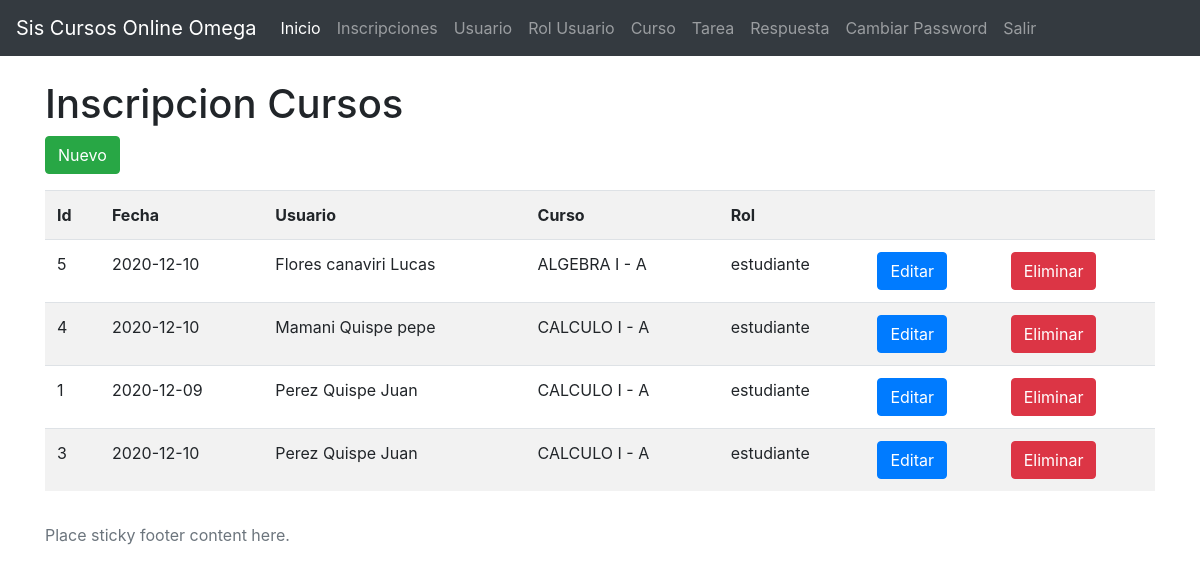
The app's page /inscripcion.php with its own data.
### tables this page shows
CREATE TABLE `insc_curso` (
  `id` int(11) NOT NULL,
  `fecha` date NOT NULL,
  `id_usuario` int(11) NOT NULL,
  `id_curso` int(11) NOT NULL,
  `id_rol_u` int(11) NOT NULL
);

CREATE TABLE `rol_usuario` (
  `id` int(11) NOT NULL,
  `descripcion` varchar(100) NOT NULL
);

### inscripcion.php (the view)
<?php
require_once('librerias/cabe.php');
require_once('librerias/conexionBD.php');
$sql = "SELECT i.id,i.fecha, concat(u.ap_paterno,' ',u.ap_materno,' ',u.nombre) as nom_usuario, concat(c.nombre,' - ',c.paralelo) as nom_curso, r.descripcion
from usuario u, rol_usuario r, insc_curso i, curso c
where i.id_usuario=u.id AND
      i.id_curso=c.id AND
      i.id_rol_u=r.id
Order By nom_curso, nom_usuario;";
$result =  $conn->query($sql);
$materia = array();
while ($fila =  $result->fetch_array()) {
    $materia[] = $fila;
}
?>
      <div class="container">
        <div class="row">
            <div class="col-12">
                <h1>Inscripcion Cursos</h1>
                <p>
                    <a href="inscripcion-edit.php" class="btn btn-success">Nuevo</a>
                </p>
                <table class="table table-striped">
                    <tr>
                        <th>Id</th>
                        <th>Fecha</th>
                        <th>Usuario</th>
                        <th>Curso</th>
                        <th>Rol</th>
                        <th></th>
                        <th></th>
                    </tr>
                    <?php foreach ($materia as $item): ?>
                    <tr>
                        <td><?= $item['id']?></td>
                        <td><?= $item['fecha']?></td>
                        <td><?= $item['nom_usuario']?></td>
                        <td><?= $item['nom_curso']?></td>
                        <td><?= $item['descripcion']?></td>
                        <td>
                            <a href="inscripcion-edit.php?id=<?=$item['id']?>" class="btn btn-primary">Editar</a>
                        </td>
                        <td>
                            <a href="inscripcion-eliminar.php?id=<?=$item['id']?>" class="btn btn-danger" onclick="return(confirm('Esta Seguro de Eliminar?'))">Eliminar</a>
                        </td>
                    </tr>
                    <?php endforeach ?>
                </table>
            </div>
        </div>
      </div>
<?php
require_once('librerias/pie.php');
 ?>

### records on screen
insc_curso: id "5", fecha "2020-12-10", nom_usuario "Flores canaviri Lucas", nom_curso "ALGEBRA I - A", id_rol_u.descripcion "estudiante"
insc_curso: id "4", fecha "2020-12-10", nom_usuario "Mamani Quispe pepe", nom_curso "CALCULO I - A", id_rol_u.descripcion "estudiante"
insc_curso: id "1", fecha "2020-12-09", nom_usuario "Perez Quispe Juan", nom_curso "CALCULO I - A", id_rol_u.descripcion "estudiante"
insc_curso: id "3", fecha "2020-12-10", nom_usuario "Perez Quispe Juan", nom_curso "CALCULO I - A", id_rol_u.descripcion "estudiante"
